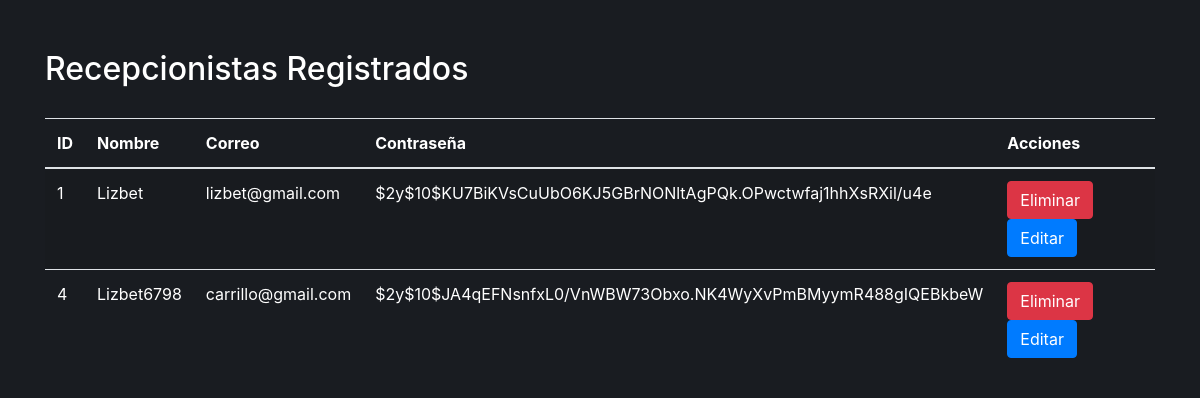
The page /usuarios/admin/modificar-recepcionista.php on the database its author committed.
### tables this page shows
CREATE TABLE `usuarios` (
  `id` int NOT NULL,
  `nombre` varchar(100) DEFAULT NULL,
  `correo` varchar(100) DEFAULT NULL,
  `contrasena` varchar(255) DEFAULT NULL,
  `id_rol` int DEFAULT NULL
);

### usuarios/admin/modificar-recepcionista.php (the view, shortened to what this page needs)
<?php
include("../../database/conexion.php");
function obtenerRecepcionistas()
{
    global $conexion;
    try {
        $consulta = "SELECT * FROM usuarios WHERE id_rol = 1";
        $stmt = $conexion->query($consulta);
        $recepcionistas = $stmt->fetchAll(PDO::FETCH_ASSOC);
        return $recepcionistas;
    } catch (PDOException $e) {
        echo 'Error al obtener recepcionistas: ' . $e->getMessage() . ' en la línea ' . $e->getLine();
        return array();
    }
}
$recepcionistas = obtenerRecepcionistas();
?>
<!DOCTYPE html>
<html lang="es">
<head>
    <link href="https://maxcdn.bootstrapcdn.com/bootstrap/4.5.2/css/bootstrap.min.css" rel="stylesheet">
</head>
<body>
    <div class="container">
        <h2>Recepcionistas Registrados</h2>
        <table class="table table-striped">
            <thead>
                <tr>
                    <th>ID</th>
                    <th>Nombre</th>
                    <th>Correo</th>
                    <th>Contraseña</th>
                    <th>Acciones</th>
                </tr>
            </thead>
            <tbody>
                <?php foreach ($recepcionistas as $recepcionista) : ?>
                    <tr>
                        <td><?php echo $recepcionista['id']; ?></td>
                        <td><?php echo $recepcionista['nombre']; ?></td>
                        <td><?php echo $recepcionista['correo']; ?></td>
                        <td><?php echo $recepcionista['contrasena']; ?></td>
                        <td>
                            <form method="post" style="display: inline;">
                                <button type="submit" name="eliminar_recepcionista" class="btn btn-danger" onclick="return confirm('¿Estás seguro de eliminar este recepcionista?')">Eliminar</button>
                            </form>
                            <button type="button" class="btn btn-primary editar-recepcionista" data-toggle="modal" data-target="#editarRecepcionistaModal" data-id="<?php echo $recepcionista['id']; ?>" data-nombre="<?php echo $recepcionista['nombre']; ?>" data-correo="<?php echo $recepcionista['correo']; ?>" data-contrasena="<?php echo $recepcionista['contrasena']; ?>">Editar</button>
                        </td>
                    </tr>
                <?php endforeach; ?>
            </tbody>
        </table>
    </div>
</body>
</html>

### usuarios/admin/modificar-recepcionista.php (style rules this page uses)
.container { margin-top: 50px; }
body { background-color: #191C21; }
h2 { margin-bottom: 30px; color: #fff; }
.btn { color: #fff !important; }
table td, table th { color: #fff; }

### rows shown on the page
usuarios: id "1", nombre "Lizbet", correo "lizbet@gmail.com", contrasena "$2y$10$KU7BiKVsCuUbO6KJ5GBrNONltAgPQk.OPwctwfaj1hhXsRXil/u4e"
usuarios: id "4", nombre "Lizbet6798", correo "carrillo@gmail.com", contrasena "$2y$10$JA4qEFNsnfxL0/VnWBW73Obxo.NK4WyXvPmBMyymR488gIQEBkbeW"
